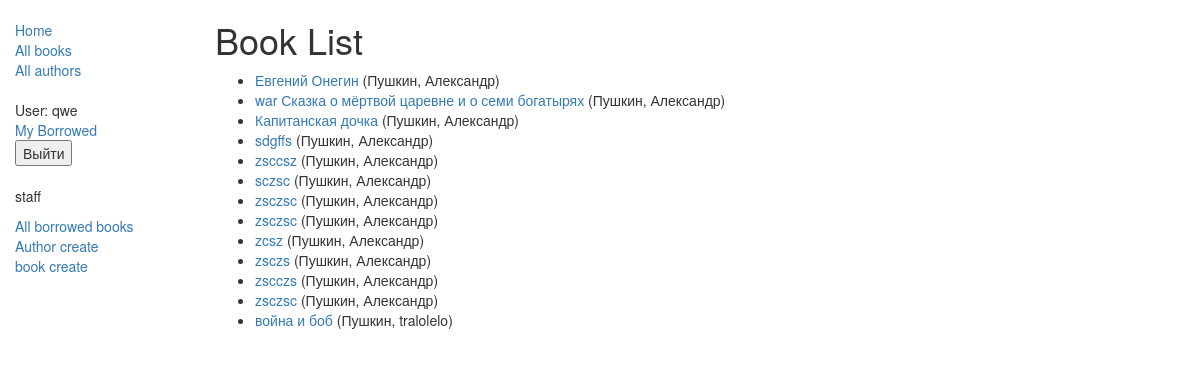
Page /catalog/books/ (signed in) on the committed database.
### catalog/models.py (models this page shows, shortened)
class Book(models.Model):
    title = models.CharField(max_length=200)
    author = models.ForeignKey('Author', on_delete=models.SET_NULL, null=True)
    summary = models.TextField(max_length=1000, help_text="Enter a brief description of the book")
    isbn = models.CharField('ISBN', max_length=13, help_text='13 Character <a href="https://www.isbn-international.org/content/what-isbn">ISBN number</a>')
    genre = models.ManyToManyField(Genre, help_text="Select a genre for this book")
    language = models.ForeignKey('Language', on_delete=models.SET_NULL, null=True)
    def get_absolute_url(self):
        return reverse('book-detail', args=[str(self.id)])
    def display_genre(self):
        """
        Creates a string for the Genre. This is required to display genre in Admin.
        """
        return ', '.join([genre.name for genre in self.genre.all()[:3]])
    display_genre.short_description = 'Genre'

class Author(models.Model):
    first_name = models.CharField(max_length=100)
    last_name = models.CharField(max_length=100)
    date_of_birth = models.DateField(null=True, blank=True)
    date_of_death = models.DateField('died', null=True, blank=True)
    def __str__(self):
        return '%s, %s' % (self.last_name, self.first_name)
    class Meta:
        ordering = ['last_name']

### catalog/views.py (the view)
class BookListView(generic.ListView):
    model = Book
    context_object_name = 'book_list'  # ваше собственное имя переменной контекста в шаблоне
    queryset = Book.objects.filter(title__icontains='war')[:5]  # Получение 5 книг, содержащих слово 'war' в заголовке
    template_name = 'book/my_arbitrary_template_name_list.html'  # Определение имени вашего шаблона и его расположения

### catalog/templates/catalog/book_list.html
{% extends "base_generic.html" %}
{% block content %}
    <h1>Book List</h1>
    {% if book_list %}
    <ul>
      {% for book in book_list %}
      <li>
        <a href="{{ book.get_absolute_url }}">{{ book.title }}</a> ({{book.author}})
      </li>
      {% endfor %}
    </ul>
    {% else %}
      <p>There are no books in the абоабаобаоабаоа library.</p>
    {% endif %}
{% endblock  %}

### catalog/templates/base_generic.html (shortened to what this page needs)
<!doctype html>
<html lang="en">
<head>
    <link
            rel="stylesheet"
            href="https://maxcdn.bootstrapcdn.com/bootstrap/3.3.7/css/bootstrap.min.css"/>
    {% load static %}
    <link rel="stylesheet" href="{% static 'css/styles.css' %}"/>
</head>
<body>
<div class="container-fluid">
    <div class="row">
        <div class="col-sm-2">
            {% block sidebar %}
            <ul class="sidebar-nav">
                <li><a href="{% url 'index' %}">Home</a></li>
                <li><a href="{% url 'books' %}">All books</a></li>
                <li><a href="{% url 'authors' %}">All authors</a></li>
                <ul class="sidebar-nav">
                    {% if user.is_authenticated %}
                    <li>User: {{ user.get_username }}</li>
                    <form method="post" action="{% url 'logout' %}">
                        <li><a href="{% url 'my-borrowed' %}">My Borrowed</a></li>
                        <button type="submit">Выйти</button>
                    </form>
                    <br>
                    {% else %}
                    <li><a href="{% url 'login'%}?next={{request.path}}">Login</a></li>
                    {%endif%}
                </ul>
                {% if user.is_staff or perms.catalog.can_mark_returned %}
                <p>staff</p>
                <a href="{% url 'all-borrowed' %}">All borrowed books</a><br>
                <a href="{% url 'author_create' %}">Author create</a><br>
                <a href="{% url 'book-create' %}">book create</a><br>
                {% endif %}
            </ul>
            {% endblock %}
        </div>
        <div class="col-sm-10 ">{% block content %}{% endblock %}
        </div>
    </div>
</div>
</body>
</html>

### catalog/static/css/styles.css (style rules this page uses)
.sidebar-nav { margin-top: 20px; padding: 0; list-style: none; }

### rows in the picture
Book: title "Евгений Онегин", author "Пушкин, Александр"
Book: title "war Сказка о мёртвой царевне и о семи богатырях", author "Пушкин, Александр"
Book: title "Капитанская дочка", author "Пушкин, Александр"
Book: title "sdgffs", author "Пушкин, Александр"
Book: title "zsccsz", author "Пушкин, Александр"
Book: title "sczsc", author "Пушкин, Александр"
Book: title "zsczsc", author "Пушкин, Александр"
Book: title "zsczsc", author "Пушкин, Александр"
Book: title "zcsz", author "Пушкин, Александр"
Book: title "zsczs", author "Пушкин, Александр"
Book: title "zscczs", author "Пушкин, Александр"
Book: title "zsczsc", author "Пушкин, Александр"
Book: title "война и боб", author "Пушкин, tralolelo"

### other values in the picture
{{ user.get_username }} "qwe"
